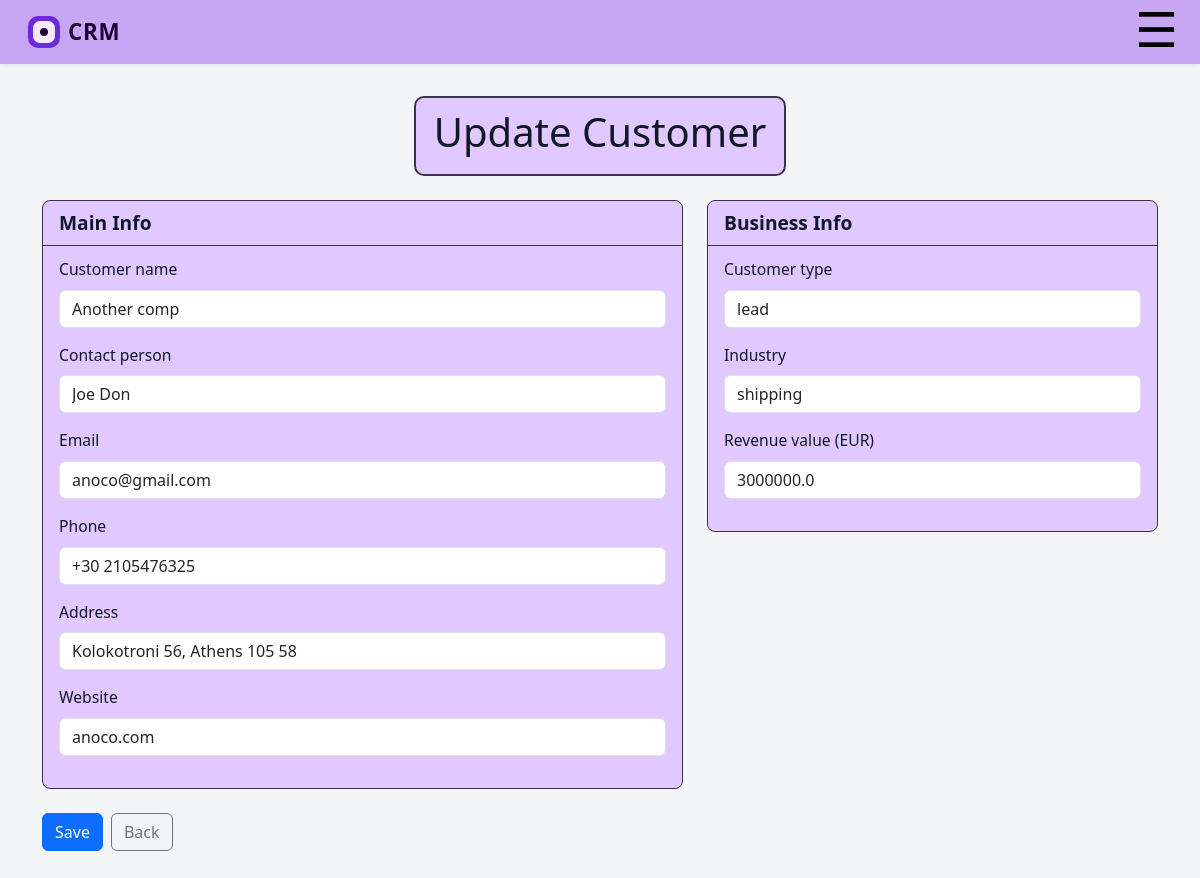
The page /employee/customer/20/edit (signed in) on the database as committed earlier.
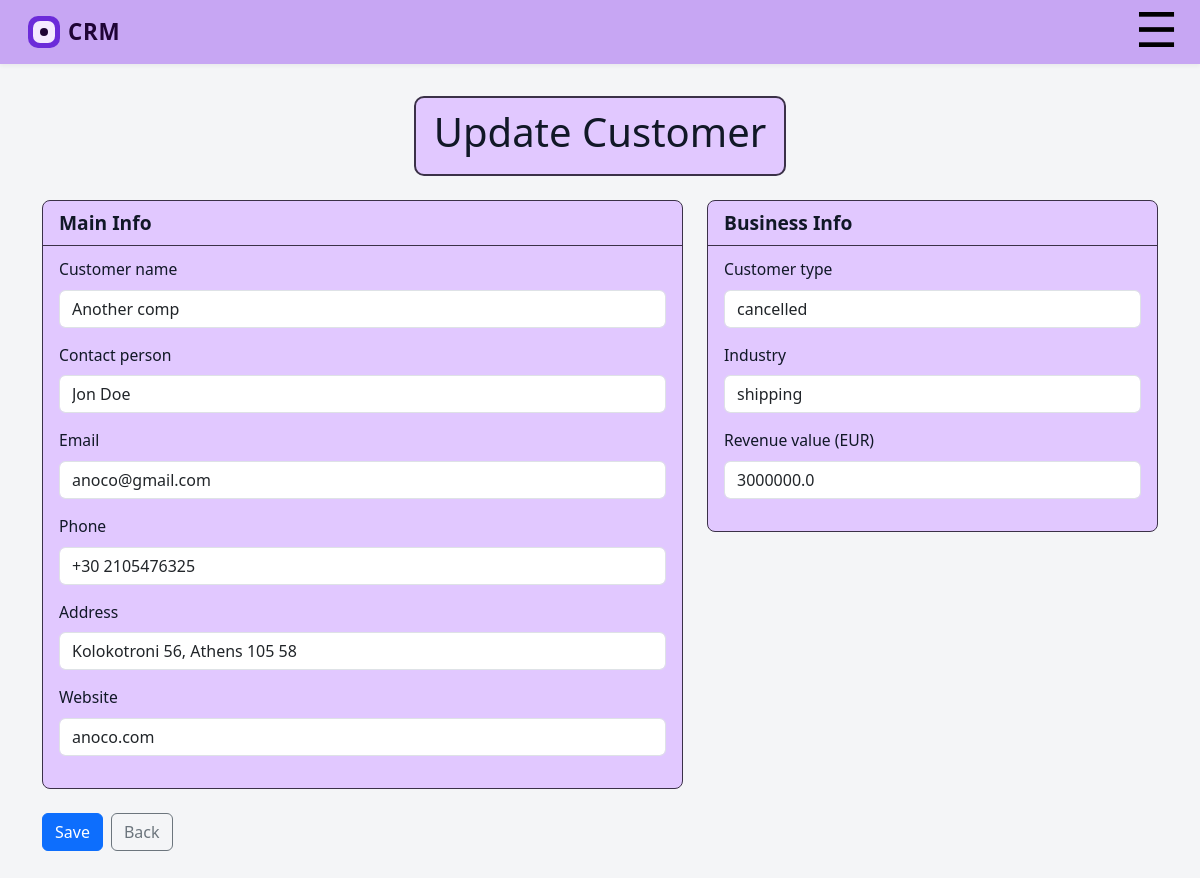
The same page on the database as committed later.
### tables this page shows
CREATE TABLE "customers" (
    id INTEGER PRIMARY KEY AUTOINCREMENT,
    customer_name TEXT NOT NULL,
    contact_person TEXT,
    email TEXT,
    phone TEXT,
    address TEXT,
    website TEXT,
    type TEXT,
    industry TEXT,
    rev_value_euro FLOAT,
    date_added DATE,
    created_by_user_id INTEGER NOT NULL,
        FOREIGN KEY (created_by_user_id)
        REFERENCES users(id)
);

### app.py (the view, shortened to what this page needs)
@app.route("/employee/customer/<int:customer_id>/edit", methods=["GET", "POST"])
@roles_permitted(['employee'])
def employee_customer_edit(customer_id: int):
    uid = session.get("uid")
    if uid is None:
        abort(401)
    conn = get_db_connection()
    cur = conn.cursor()
    cur.execute("""
        SELECT
            id,
            customer_name,
            contact_person,
            email,
            phone,
            address,
            website,
            type,
            industry,
            rev_value_euro,
            type
        FROM customers
        WHERE id = ?
          AND created_by_user_id = ?
    """, (customer_id, uid))
    customer_row = cur.fetchone()
    if customer_row is None:
        conn.close()
        abort(404)
    customer = dict(customer_row)
    conn.close()
    return render_template("employee_customer_edit.html", customer=customer)

### app.py (called while the page is built)
def get_db_connection():
    conn = sqlite3.connect("task_manager.db")
    conn.row_factory = sqlite3.Row
    conn.execute("PRAGMA foreign_keys = ON;")
    return conn

def roles_permitted(roles):
    def decorator(f):
        @wraps(f)
        def wrapper(*args, **kwargs):
            if 'uid' in session and session['role'] in roles:
                return f(*args, **kwargs)
            else:
                flash(f'Login again')
                return redirect('/login')
        return wrapper
    return decorator

### templates/employee_customer_edit.html (shortened to what this page needs)
{% extends "base_admin.html" %}
{% block content %}
<div class="d-flex justify-content-center mb-4">
  <div class="activity-header-box">
    <h1 class="admin-dashboard-title">Update Customer</h1>
  </div>
</div>
<div class="container-xl">
  <form method="post" class="row g-4">
    <div class="col-12 col-lg-7">
      <div class="activity-card">
        <div class="activity-card-header">Main Info</div>
        <div class="activity-card-body">
          <div class="mb-3">
            <label class="form-label">Customer name</label>
            <input type="text" class="form-control" name="customer_name"
                   value="{{ customer.customer_name or '' }}" required>
          </div>
          <div class="mb-3">
            <label class="form-label">Contact person</label>
            <input type="text" class="form-control" name="contact_person"
                   value="{{ customer.contact_person or '' }}">
          </div>
          <div class="mb-3">
            <label class="form-label">Email</label>
            <input type="email" class="form-control" name="email"
                   value="{{ customer.email or '' }}">
          </div>
          <div class="mb-3">
            <label class="form-label">Phone</label>
            <input type="text" class="form-control" name="phone"
                   value="{{ customer.phone or '' }}">
          </div>
          <div class="mb-3">
            <label class="form-label">Address</label>
            <input type="text" class="form-control" name="address"
                   value="{{ customer.address or '' }}">
          </div>
          <div class="mb-3">
            <label class="form-label">Website</label>
            <input type="text" class="form-control" name="website"
                   value="{{ customer.website or '' }}">
          </div>
        </div>
      </div>
    </div>
    <div class="col-12 col-lg-5">
      <div class="activity-card">
        <div class="activity-card-header">Business Info</div>
        <div class="activity-card-body">
          <div class="mb-3">
            <label class="form-label">Customer type</label>
            <input type="text" class="form-control" name="type"
                   value="{{ customer.type or '' }}">
          </div>
          <div class="mb-3">
            <label class="form-label">Industry</label>
            <input type="text" class="form-control" name="industry"
                   value="{{ customer.industry or '' }}">
          </div>
          <div class="mb-3">
            <label class="form-label">Revenue value (EUR)</label>
            <input type="text" class="form-control" name="rev_value_euro"
                   value="{{ customer.rev_value_euro if customer.rev_value_euro is not none else '' }}">
          </div>
        </div>
      </div>
    </div>
    <div class="col-12">
      <div class="d-flex gap-2">
        <button type="submit" class="btn btn-primary">Save</button>
        <a class="btn btn-outline-secondary"
           href="{{ url_for('employee_customer_detail', customer_id=customer.id) }}">
          Back
        </a>
      </div>
    </div>
  </form>
</div>
{% endblock %}

Rows that differ between the two databases and show on the page:
changed customers "Another comp": contact_person "Joe Don" → "Jon Doe"; type "lead" → "cancelled"
